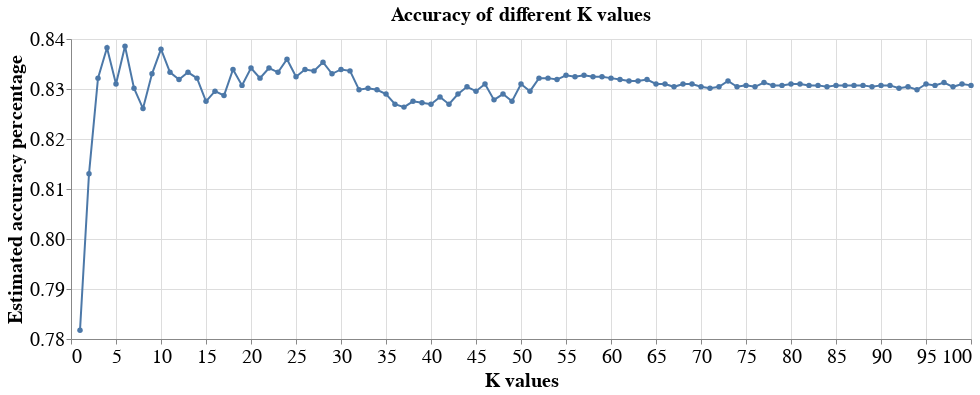

Notebook cell for this chart:
### Code cell
#visualize best k value
accuracies_grid = pd.DataFrame(grid_fit.cv_results_)

k_vals = (
    alt.Chart(accuracies_grid, title = "Accuracy of different K values")
    .mark_line(point = True)
    .encode(
        x = alt.X("param_kneighborsclassifier__n_neighbors", title = "K values", scale = alt.Scale(zero= False)), 
        y = alt.Y("mean_test_score", title = "Estimated accuracy percentage", scale = alt.Scale(zero= False))
    )
    .properties(width = 900)
    .configure_axis(titleFontSize = 20, labelFontSize = 20)
    .configure_title(fontSize = 20)
)

k_vals
